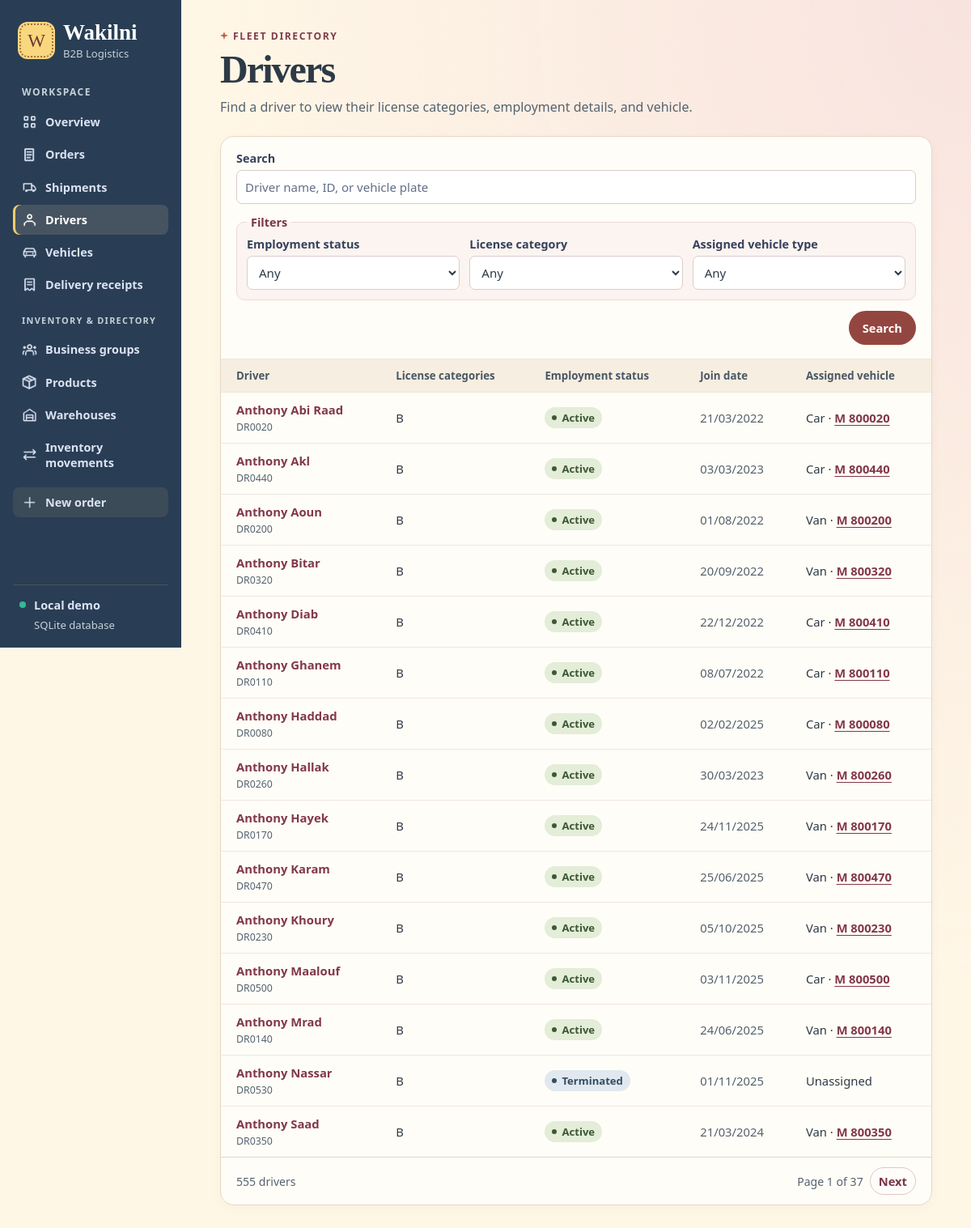
Page /drivers on the committed database.
### tables this page shows
CREATE TABLE "Driver" (
    "driverID" TEXT NOT NULL CHECK (length(driverID) BETWEEN 1 AND 6 AND driverID GLOB 'DR[0-9][0-9][0-9][0-9]' AND length(driverID) = 6),
    "driverFirstName" TEXT NOT NULL CHECK (length(driverFirstName) BETWEEN 1 AND 30),
    "driverLastName" TEXT NOT NULL CHECK (length(driverLastName) BETWEEN 1 AND 30),
    "driverMiddleName" TEXT CHECK (length(driverMiddleName) BETWEEN 1 AND 30),
    "employmentStatus" TEXT NOT NULL CHECK (employmentStatus IN ('pending', 'active', 'terminated', 'suspended')),
    "driveJoinDate" TEXT NOT NULL CHECK (strftime('%d/%m/%Y', substr(driveJoinDate, 7, 4) || '-' || substr(driveJoinDate, 4, 2) || '-' || substr(driveJoinDate, 1, 2) || substr(driveJoinDate, 11), '+0 minutes') IS driveJoinDate),
    "driverLeaveDate" TEXT CHECK (strftime('%d/%m/%Y', substr(driverLeaveDate, 7, 4) || '-' || substr(driverLeaveDate, 4, 2) || '-' || substr(driverLeaveDate, 1, 2) || substr(driverLeaveDate, 11), '+0 minutes') IS driverLeaveDate),
    "driverSalary" REAL NOT NULL CHECK (driverSalary BETWEEN 0 AND 99999.99 AND driverSalary = round(driverSalary, 2)) CHECK (typeof(driverSalary) IN ('integer', 'real', 'null')),
    "driverOvertimeHours" REAL CHECK (driverOvertimeHours BETWEEN 0 AND 1e+30 AND driverOvertimeHours = round(driverOvertimeHours, 2)) CHECK (typeof(driverOvertimeHours) IN ('integer', 'real', 'null')),
    "vehicleID" TEXT CHECK (length(vehicleID) BETWEEN 1 AND 6 AND vehicleID GLOB 'VH[0-9][0-9][0-9][0-9]' AND length(vehicleID) = 6),
    PRIMARY KEY (driverID),
    FOREIGN KEY (vehicleID) REFERENCES "Vehicle" (vehicleID),
    UNIQUE (vehicleID),
    UNIQUE (driverFirstName, driverMiddleName, driverLastName),
    CHECK ((substr(driverLeaveDate, 7, 4) || '-' || substr(driverLeaveDate, 4, 2) || '-' || substr(driverLeaveDate, 1, 2) || substr(driverLeaveDate, 11)) >= (substr(driveJoinDate, 7, 4) || '-' || substr(driveJoinDate, 4, 2) || '-' || substr(driveJoinDate, 1, 2) || substr(driveJoinDate, 11))),
    CHECK ((employmentStatus = 'terminated') = (driverLeaveDate IS NOT NULL)),
    FOREIGN KEY (driverSalary, driverOvertimeHours) REFERENCES OvertimeFee (driverSalary, driverOvertimeHours)
);

### app.py (the view)
@app.get("/drivers")
def drivers():
    context = list_page(
        DRIVERS_FIELDS, DRIVERS_FROM,
        ("d.driverID", "d.driverFirstName || ' ' || d.driverLastName", "d.driverMiddleName", "v.vehicleRegistrationNo"),
        "d.driverFirstName, d.driverLastName, d.driverID",
        (
            ("status", "Employment status", "d.employmentStatus = ?",
             (("active", "Active"), ("pending", "Pending"), ("suspended", "Suspended"), ("terminated", "Terminated"))),
            ("license", "License category",
             "EXISTS (SELECT 1 FROM DriverLicenseCategory c WHERE c.driverID = d.driverID AND c.driverLicenseCategory = ?)",
             ("A", "B", "C", "D")),
            ("vehicle_type", "Assigned vehicle type", "v.vehicleType = ?", VEHICLE_TYPES),
        ),
    )
    return render_template("drivers.html", **context)

### app.py (called while the page is built, shortened)
@app.before_request
def protect_online_demo():
    password = app.config["DEMO_PASSWORD"]
    if app.config["RENDER_HOSTED"] and len(password) < 12:
        return Response("Set a demo password of at least 12 characters before opening the online site.\n", 503)
    if not password or request.endpoint == "health":
        return None

def db():
    if "db" not in g:
        path = Path(app.config["DATABASE"]).resolve()
        g.db = sqlite3.connect(path.as_uri() + "?mode=rw", uri=True, timeout=5)
        g.db.row_factory = sqlite3.Row
        g.db.execute("PRAGMA foreign_keys = ON")
    return g.db

@app.template_filter("number")
def number(value):
    return f"{value:,}"

### templates/drivers.html (shortened to what this page needs)
{% extends "base.html" %}
{% from "components.html" import badge, filters, pagination %}
{% block content %}
<header class="page-head"><div><p class="eyebrow">FLEET DIRECTORY</p><h1>Drivers</h1><p class="subtitle">Find a driver to view their license categories, employment details, and vehicle.</p></div></header>
<section class="panel">
  {{ filters('drivers', 'Driver name, ID, or vehicle plate', q, filter_controls, clear_args, has_filters) }}
  {% if rows %}<div class="table-wrap"><table>
    <thead><tr><th>Driver</th><th>License categories</th><th>Employment status</th><th>Join date</th><th>Assigned vehicle</th></tr></thead>
    <tbody>{% for driver in rows %}<tr>
      <td><a class="record wrap" href="{{ url_for('driver_detail', driver_id=driver.driverID) }}">{{ driver.driverFirstName }} {{ driver.driverLastName }}</a><small class="cell-secondary">{{ driver.driverID }}</small></td>
      <td>{{ driver.licenses or '—' }}</td><td>{{ badge(driver.employmentStatus|capitalize) }}</td><td class="date">{{ driver.driveJoinDate }}</td>
      <td>{% if driver.vehicleID %}{{ driver.vehicleType }} · <a class="text-link" href="{{ url_for('vehicle_detail', vehicle_id=driver.vehicleID) }}">{{ driver.vehicleRegistrationNo }}</a>{% else %}Unassigned{% endif %}</td>
    </tr>{% endfor %}</tbody>
  </table></div>{% else %}<p class="empty">No drivers match your search.</p>{% endif %}
  {{ pagination('drivers', page, pages, total, 'driver', page_args) }}
</section>
{% endblock %}

### templates/components.html (shortened to what this page needs)
{% macro badge(value) %}<span class="badge state-{{ value|lower|replace(' ', '-') }}">{{ value }}</span>{% endmacro %}
{% macro filters(endpoint, placeholder, q, controls, clear_args, has_filters) %}
<form class="directory-filters" method="get" action="{{ url_for(endpoint) }}">
  <div><label for="directory-query">Search</label><input id="directory-query" type="search" name="q" value="{{ q }}" maxlength="100" placeholder="{{ placeholder }}"></div>
  <fieldset class="filter-controls">
    <legend>Filters</legend>
    <div class="filter-grid">
    {% for control in controls %}
      <div>
        <label for="filter-{{ control.name }}">{{ control.label }}</label>
        {% if control.options is none %}
        <input id="filter-{{ control.name }}" type="date" name="{{ control.name }}" value="{{ control.value }}">
        {% else %}
        <select id="filter-{{ control.name }}" name="{{ control.name }}">
          <option value="">Any</option>
        </select>
        {% endif %}
      </div>
    {% endfor %}
    </div>
  </fieldset>
  <div class="filter-actions">
    <button class="button primary" type="submit">Search</button>
  </div>
</form>
{% endmacro %}
{% macro pagination(endpoint, page, pages, total, noun, page_args) %}
  <div class="list-footer">
    <span>{{ total|number }} {{ noun }}{% if total != 1 %}s{% endif %}</span>
    {% if pages > 1 %}
    <nav aria-label="Results pages" class="pages">
      <span>Page {{ page }} of {{ pages }}</span>
      {% if page < pages %}<a class="button secondary small" href="{{ url_for(endpoint, page=page+1, **page_args) }}">Next</a>{% endif %}
    </nav>
    {% endif %}
  </div>
{% endmacro %}

### static/style.css (style rules this page uses)
:root { font-family: "Segoe UI", system-ui, sans-serif; color: #2d3a47; background: #fff7e6; --navy: #293e54; --indigo: #93463f; --muted: #546371; --line: #e6d8c5; --surface: #fffdf7; --display: "Playfair Display", Georgia, serif; --script: "Pacifico", "Segoe Print", cursive; font-synthesis: none; }
* { box-sizing: border-box; }
body { margin: 0; min-height: 100vh; display: grid; grid-template-columns: 224px minmax(0, 1fr); background: radial-gradient(ellipse at 100% 0, #f8e3df, transparent 56%), #fff7e6; }
a { color: inherit; }
.page-head { display: flex; justify-content: space-between; gap: 18px; align-items: center; margin-bottom: 24px; }
.eyebrow { font-size: .76rem; font-weight: 750; letter-spacing: .13em; color: #823c4c; margin: 0 0 8px; }
.page-head:not(.hero) .eyebrow::before { content: ""; display: inline-block; width: 10px; height: 10px; margin-right: 6px; background: #ba684a; clip-path: polygon(50% 0, 62% 36%, 100% 50%, 62% 63%, 50% 100%, 37% 63%, 0 50%, 37% 36%); }
h1, h2, p { margin-top: 0; }
h1 { margin-bottom: 9px; font-family: var(--display); font-weight: 680; font-size: clamp(2.18rem, 4vw, 3.2rem); font-variant-numeric: lining-nums; letter-spacing: -.04em; line-height: 1.06; overflow-wrap: anywhere; }
.subtitle, .panel-head p { color: var(--muted); margin: 0; line-height: 1.45; }
.button { min-height: 42px; display: inline-flex; align-items: center; justify-content: center; gap: 5px; padding: 9px 16px; border: 1px solid transparent; border-radius: 999px; text-decoration: none; font: inherit; font-size: .92rem; font-weight: 700; cursor: pointer; white-space: nowrap; }
.primary { background: var(--indigo); color: white; }
.secondary { background: #fffdfa; border-color: #dec6cb; color: #783648; }
.small { min-height: 34px; padding: 5px 10px; }
.metric, .panel { background: var(--surface); border: 1px solid var(--line); border-radius: 17px; box-shadow: 0 4px 14px #623b3609; min-width: 0; }
.text-link, .record, .back { color: #82384a; font-weight: 700; text-underline-offset: 3px; }
.text-link, .back { font-size: .92rem; }
.record { text-decoration: none; white-space: nowrap; }
.table-wrap { max-width: 100%; overflow-x: auto; }
table { border-collapse: collapse; width: 100%; font-size: .925rem; text-align: left; }
th { background: #f6eee1; color: #4a5765; font-size: .83rem; font-weight: 700; white-space: nowrap; }
td, th { padding: 11px 14px; border-top: 1px solid #f0e5e0; vertical-align: middle; }
td:first-child, th:first-child { padding-left: 19px; }
.date { white-space: nowrap; color: var(--muted); }
.badge { display: inline-flex; align-items: center; gap: 6px; white-space: nowrap; border-radius: 20px; padding: 4px 9px; background: #e1e8ef; color: #344c61; font-size: .82rem; font-weight: 700; }
.badge::before { content: ""; width: 6px; height: 6px; border-radius: 50%; background: currentColor; }
.state-delivered, .state-completed, .state-active { color: #3d5835; background: #e3edd8; }
.directory-filters { padding: 17px 19px; display: grid; gap: 13px; }
.filter-controls { margin: 0; padding: 8px 12px 12px; border: 1px solid #eadbd8; border-radius: 10px; min-width: 0; background: #fbf4f0; }
.filter-controls legend { padding: 0 5px; color: #783648; font-size: .9rem; font-weight: 750; }
.filter-grid { display: grid; grid-template-columns: repeat(auto-fit, minmax(min(100%, 148px), 1fr)); gap: 10px 12px; }
.filter-grid > div { min-width: 0; }
.filter-actions { display: flex; justify-content: flex-end; flex-wrap: wrap; gap: 8px; }
label { font-weight: 650; font-size: .9rem; color: #35415d; min-width: 0; display: block; }
input:not([type=hidden]), select, textarea { display: block; width: 100%; min-height: 42px; margin: 5px 0 0; padding: 8px 10px; border-radius: 7px; border: 1px solid #dccccc; background: #fff; color: #2d3a47; font: inherit; font-weight: 400; font-size: .94rem; }
input::placeholder, textarea::placeholder { color: #626f86; }
.list-footer { border-top: 1px solid var(--line); padding: 12px 19px; display: flex; justify-content: space-between; align-items: center; gap: 10px; color: var(--muted); font-size: .88rem; }
.pages { display: flex; align-items: center; gap: 8px; }
.cell-secondary { display: block; color: var(--muted); margin-top: 3px; }
.record.wrap { white-space: normal; }

### rows in the picture
Driver: driverFirstName "Anthony", driverLastName "Abi Raad", driverID "DR0020", licenses "B", employmentStatus "Active", driveJoinDate "21/03/2022", vehicleType "Car", vehicleRegistrationNo "M 800020"
Driver: driverFirstName "Anthony", driverLastName "Akl", driverID "DR0440", licenses "B", employmentStatus "Active", driveJoinDate "03/03/2023", vehicleType "Car", vehicleRegistrationNo "M 800440"
Driver: driverFirstName "Anthony", driverLastName "Aoun", driverID "DR0200", licenses "B", employmentStatus "Active", driveJoinDate "01/08/2022", vehicleType "Van", vehicleRegistrationNo "M 800200"
Driver: driverFirstName "Anthony", driverLastName "Bitar", driverID "DR0320", licenses "B", employmentStatus "Active", driveJoinDate "20/09/2022", vehicleType "Van", vehicleRegistrationNo "M 800320"
Driver: driverFirstName "Anthony", driverLastName "Diab", driverID "DR0410", licenses "B", employmentStatus "Active", driveJoinDate "22/12/2022", vehicleType "Car", vehicleRegistrationNo "M 800410"
Driver: driverFirstName "Anthony", driverLastName "Ghanem", driverID "DR0110", licenses "B", employmentStatus "Active", driveJoinDate "08/07/2022", vehicleType "Car", vehicleRegistrationNo "M 800110"
Driver: driverFirstName "Anthony", driverLastName "Haddad", driverID "DR0080", licenses "B", employmentStatus "Active", driveJoinDate "02/02/2025", vehicleType "Car", vehicleRegistrationNo "M 800080"
Driver: driverFirstName "Anthony", driverLastName "Hallak", driverID "DR0260", licenses "B", employmentStatus "Active", driveJoinDate "30/03/2023", vehicleType "Van", vehicleRegistrationNo "M 800260"
Driver: driverFirstName "Anthony", driverLastName "Hayek", driverID "DR0170", licenses "B", employmentStatus "Active", driveJoinDate "24/11/2025", vehicleType "Van", vehicleRegistrationNo "M 800170"
Driver: driverFirstName "Anthony", driverLastName "Karam", driverID "DR0470", licenses "B", employmentStatus "Active", driveJoinDate "25/06/2025", vehicleType "Van", vehicleRegistrationNo "M 800470"
Driver: driverFirstName "Anthony", driverLastName "Khoury", driverID "DR0230", licenses "B", employmentStatus "Active", driveJoinDate "05/10/2025", vehicleType "Van", vehicleRegistrationNo "M 800230"
Driver: driverFirstName "Anthony", driverLastName "Maalouf", driverID "DR0500", licenses "B", employmentStatus "Active", driveJoinDate "03/11/2025", vehicleType "Car", vehicleRegistrationNo "M 800500"
Driver: driverFirstName "Anthony", driverLastName "Mrad", driverID "DR0140", licenses "B", employmentStatus "Active", driveJoinDate "24/06/2025", vehicleType "Van", vehicleRegistrationNo "M 800140"
Driver: driverFirstName "Anthony", driverLastName "Nassar", driverID "DR0530", licenses "B", employmentStatus "Terminated", driveJoinDate "01/11/2025", shows "Unassigned"
Driver: driverFirstName "Anthony", driverLastName "Saad", driverID "DR0350", licenses "B", employmentStatus "Active", driveJoinDate "21/03/2024", vehicleType "Van", vehicleRegistrationNo "M 800350"

### other values in the picture
{{ 'Online class demo' if config.RENDER_HOSTED else 'Local demo' }} "Local demo"
{{ control.label }} "Employment status" "License category" "Assigned vehicle type"
{{ total|number }} "555"
{{ noun }} "driver"
{{ page }} "1"
{{ pages }} "37"
